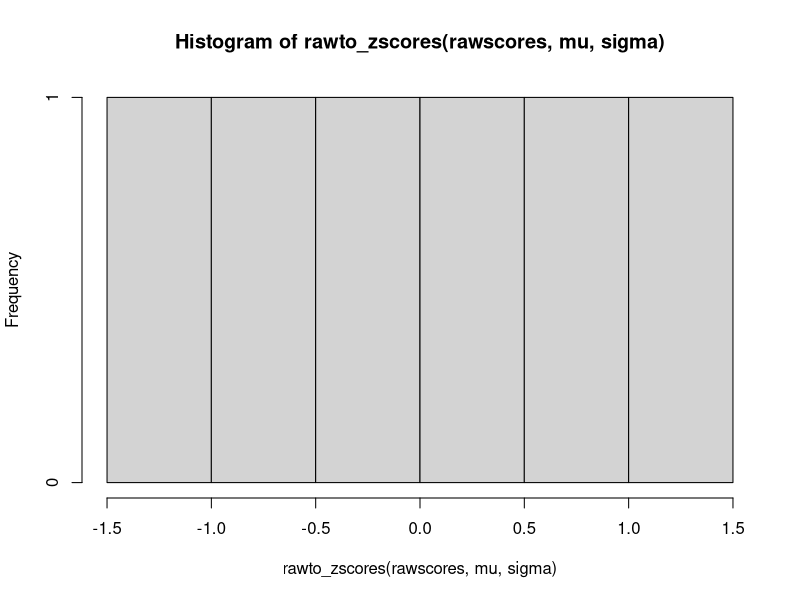

R code for this plot:
## ---- chunk 1
rawscores <- "raw score"
mu <- "mean"
sigma <- "std deviation of the normal distribution"
## ---- chunk 2
rawscores <- c(1,2,3,4,5,6)
mu <- mean(rawscores)
sigma <- sd(rawscores)

rawto_zscores <- function(rawscores,mu,sigma){
z_scorecalculated <-(rawscores-mu)/sigma
return(z_scorecalculated)
}
rawto_zscores(rawscores,mu,sigma)
## ---- chunk 3
hist(rawto_zscores(rawscores,mu,sigma))
## ---- chunk 4
mu
sigma
## ---- chunk 5
rawto_zscores(rawscores,3.5,1.870829)
## ---- chunk 6
rawscores <- c(1,2,3,4,5,6)
mu <- mean(rawscores)
sigma <- sd(rawscores)

rawto_zscoresSouped <- function(rawscores){
z_scorecalculated <-(rawscores-mean(rawscores))/sd(rawscores)
return(z_scorecalculated)
}
rawto_zscoresSouped(rawscores)
## ---- chunk 7
"ztestcustom <- function(dataset,population_mean,populationSD){
 zscorecustom<- (mean(dataset)-population_mean)/(populationSD/sqrt(length(dataset)))}"
  
## ---- chunk 8
"pnorm(zscorecustom,0,1, lower.tail = FALSE)"
## ---- chunk 9
ztestcustom <- function(dataset,population_mean, populationSD){
 zscorecustom<- (mean(dataset)-population_mean)/(populationSD/sqrt(length(dataset)))
 return(pnorm(zscorecustom,0,1, lower.tail = FALSE))}
  ztestcustom(rawscores,2,2)
## ---- chunk 10
ztestcustom2 <- function(samplemean,population_mean,sdsample, givensamplesize){
 zscorecustom2<- (samplemean-population_mean)/(sdsample/sqrt(givensamplesize))
 return(pnorm(zscorecustom2,0,1, lower.tail = FALSE))}
  ztestcustom2(50,40,7,25)
  
## ---- chunk 11
ztestcustom3 <- function(samplemean,population_mean,sdsample, givensamplesize){
  outputofztestcustom3 <- list("z score equals", (samplemean-population_mean)/(sdsample/sqrt(givensamplesize)),"p value equals", (pnorm((samplemean-population_mean)/(sdsample/sqrt(givensamplesize)),0,1, lower.tail = FALSE)))
  return(outputofztestcustom3) 
}
ztestcustom3(50,40,7,25)
